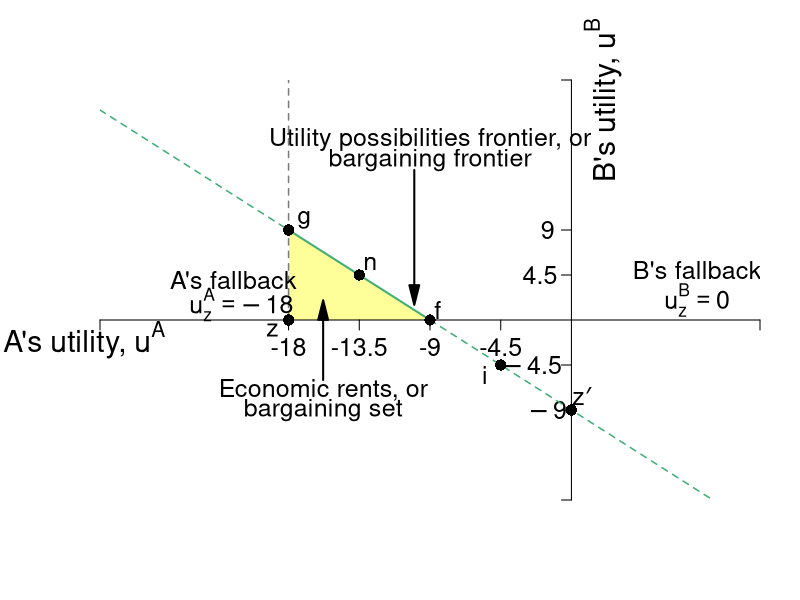

The R script that drew this image:
require(shape)
pdf(file = "what_can_markets_do/upf_bargaining_coase_weighted.pdf", width = 9, height = 7)

#Set parameters for graphics
axislabelsize <- 1.8
labelsize <- 1.5
namesize <- 1.8
annotatesize <- 1.5
graphlinewidth <- 2
segmentlinewidth <- 1.5

COL <- c("#7fc97f", "#beaed4", "#fdc086", "#ffff99", "#386cb0", "#f0027f", "#bf5b17", "#666666")
COLA <- c("#e0f3db", "#99d8c9","#66c2a4","#41ae76", "#238b45", "#005824")
COLB <- c("#c6dbef", "#4eb3d3", "#2b8cbe", "#0868ac","#084081")
COLC <- c("#fcfbfd", "#efedf5", "#dadaeb", "#bcbddc", "#9e9ac8", "#807dba", "#6a51a3", "#54278f", "#3f007d")
grays <- gray.colors(25, start = 1, end = 0, alpha = 1)

par(mar =  c(5, 5, 4, 2))
xlims <- c(-30, 12)
ylims <- c(-18, 24)

upf <- function(uA, intercept = -9, slope = 1){
  intercept - slope*uA
}


#Plot command 
plot(40, 40, xlim = xlims, ylim = ylims, 
     type = "n",
     xlab = expression(paste("")),
     ylab = expression(paste("")), 
     axes = FALSE,
     # xlab = expression(paste("Bob's Payoff, ", u^B)),
     # ylab = expression(paste("Alfredo's Payoff, ", u^A)),
     #xaxt = "n", 
     #yaxt = "n", 
     cex.lab = axislabelsize, 
     bty = "n", 
     xaxs="i", 
     yaxs="i"
)


#Rent polygon
xrent <- c(-18, -18, -9, -18)
yrent <- c(0, 9, 0, 0)
polygon(xrent, yrent, col = COL[4], density = NULL, border = NA)

#Customize ticks and labels for the plot
# ticksy <- seq(ylims[1], ylims[2], 1)
# ylabels <- seq(ylims[1], ylims[2], 1)
# ticksx <- seq(xlims[1], xlims[2], 1)
# xlabels <- seq(xlims[1], xlims[2], 1)
ticksy <- c(ylims[1], -9, -4.5, 4.5, 9, ylims[2])
ylabels <- c(NA, NA, NA, NA, NA, NA)
ticksx <- c(xlims[1], -18, -13.5, -9, -4.5, xlims[2])
xlabels <- c(NA, -18, -13.5, -9, -4.5, NA)
axis(1, at = ticksx, pos = 0, labels = xlabels, cex.axis = labelsize)
axis(2, at = ticksy, pos = 0, labels = ylabels, las = 1, cex.axis = labelsize)
#Axis labels
text(xlims[1] - 1, -2, expression(paste("A's utility, ", u^A)), xpd = TRUE, cex = axislabelsize) 
text(2, ylims[2] - 2, expression(paste("B's utility, ", u^B)), xpd = TRUE, cex = axislabelsize, srt = 90) 


#Label 2.25 and 4.5
text(-2, 4.5, expression(paste(4.5)), xpd = TRUE, cex = labelsize) 
text(-1.5, 9, expression(paste(9)), xpd = TRUE, cex = labelsize) 
text(-2.5, -4.5 , expression(paste(-4.5)), xpd = TRUE, cex = labelsize) 
text(-1.5, -9 , expression(paste(-9)), xpd = TRUE, cex = labelsize) 
#text(-4.5, 0.5 , expression(paste(-4.5)), xpd = TRUE, cex = labelsize) 


npts <- 500 
xx1 <- seq(xlims[1], -18, length.out = npts)
xx2 <- seq(-18, -9, length.out = npts)
xx3 <- seq(-9, xlims[2], length.out = npts)
lines(xx1, upf(xx1), col = COLA[4], lwd = segmentlinewidth, lty = 2)
lines(xx2, upf(xx2), col = COLA[4], lwd = graphlinewidth)
lines(xx3, upf(xx3), col = COLA[4], lwd = segmentlinewidth, lty = 2)



#Lines for the coordinates of the Nash equilbrium
text(-15.8, -7, expression(paste("Economic rents, or")), cex = labelsize)
text(-15.8, -9, expression(paste("bargaining set")), cex = labelsize)
Arrows(-15.8, -6, -15.8, 1, col = "black", lty = 1, lwd = 2, arr.type = "triangle")

#Label the UPF
text(-9, 18, expression(paste("Utility possibilities frontier, or")), cex = labelsize)
text(-9, 16, expression(paste("bargaining frontier")), cex = labelsize)
Arrows(-10, 15, -10, 2.5, col = "black", lty = 1, lwd = 2, arr.type = "triangle")

#Lines for Fallback positions
segments(-18, 0, -18, ylims[2], lty = 2, col = grays[20], lwd = segmentlinewidth)
text(-21.5, 4, expression(paste("A's fallback")), cex = labelsize)
text(-21, 1.55, expression(paste(u[z]^A == -18)), cex = labelsize)

text(8, 5, expression(paste("B's fallback")), cex = labelsize)
text(8, 2, expression(paste(u[z]^B == 0)), cex = labelsize)

#Add points

points(0, -9, pch = 16, col = "black", cex = 1.5)
text(0.65, -7.6, expression(paste(z*minute)), cex = labelsize)


points(-9, 0, pch = 16, col = "black", cex = 1.5)
text(-8.5, 1, expression(paste(f)), cex = labelsize)

points(-18, 9, pch = 16, col = "black", cex = 1.5)
text(-17, 10, expression(paste(g)), cex = labelsize)

points(-13.5, 4.5, pch = 16, col = "black", cex = 1.5)
text(-12.8, 5.7, expression(paste(n)), cex = labelsize)

points(-18, 0, pch = 16, col = "black", cex = 1.5)
text(-19, -1, expression(paste(z)), cex = labelsize)



points(-4.5, -4.5, pch = 16, col = "black", cex = 1.5)
text(-5.5, -5.5, expression(paste(i)), cex = labelsize)



dev.off()
